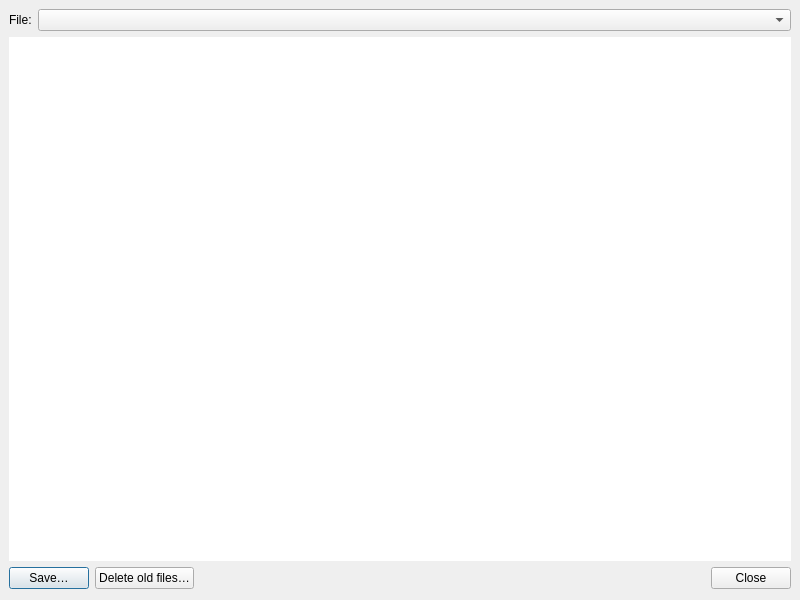
<?xml version="1.0" encoding="UTF-8"?>
<ui version="4.0">
 <class>LogFilesDialog</class>
 <widget class="QDialog" name="LogFilesDialog">
  <property name="geometry">
   <rect>
    <x>0</x>
    <y>0</y>
    <width>800</width>
    <height>600</height>
   </rect>
  </property>
  <property name="windowTitle">
   <string>Log files</string>
  </property>
  <layout class="QVBoxLayout" name="verticalLayout">
   <property name="leftMargin">
    <number>9</number>
   </property>
   <property name="topMargin">
    <number>9</number>
   </property>
   <property name="rightMargin">
    <number>9</number>
   </property>
   <item>
    <widget class="QWidget" name="widget" native="true">
     <layout class="QVBoxLayout" name="verticalLayout_3">
      <property name="leftMargin">
       <number>0</number>
      </property>
      <property name="topMargin">
       <number>0</number>
      </property>
      <property name="rightMargin">
       <number>0</number>
      </property>
      <property name="bottomMargin">
       <number>0</number>
      </property>
      <item>
       <layout class="QHBoxLayout" name="logFilesLayout">
        <item>
         <widget class="QLabel" name="logFilesLabel">
          <property name="text">
           <string>File:</string>
          </property>
         </widget>
        </item>
        <item>
         <widget class="QComboBox" name="logFilesComboBox">
          <property name="sizePolicy">
           <sizepolicy hsizetype="Preferred" vsizetype="Fixed">
            <horstretch>1</horstretch>
            <verstretch>0</verstretch>
           </sizepolicy>
          </property>
         </widget>
        </item>
       </layout>
      </item>
     </layout>
    </widget>
   </item>
   <item>
    <widget class="QPlainTextEdit" name="plainTextEdit">
     <property name="frameShape">
      <enum>QFrame::NoFrame</enum>
     </property>
     <property name="lineWrapMode">
      <enum>QPlainTextEdit::NoWrap</enum>
     </property>
     <property name="readOnly">
      <bool>true</bool>
     </property>
    </widget>
   </item>
   <item>
    <layout class="QHBoxLayout" name="horizontalLayout">
     <item>
      <widget class="QPushButton" name="saveButton">
       <property name="text">
        <string>Save…</string>
       </property>
      </widget>
     </item>
     <item>
      <widget class="QPushButton" name="deleteButton">
       <property name="text">
        <string>Delete old files…</string>
       </property>
      </widget>
     </item>
     <item>
      <spacer name="horizontalSpacer">
       <property name="orientation">
        <enum>Qt::Horizontal</enum>
       </property>
       <property name="sizeHint" stdset="0">
        <size>
         <width>40</width>
         <height>20</height>
        </size>
       </property>
      </spacer>
     </item>
     <item>
      <widget class="QPushButton" name="closeButton">
       <property name="text">
        <string>Close</string>
       </property>
      </widget>
     </item>
    </layout>
   </item>
  </layout>
 </widget>
 <resources/>
 <connections/>
</ui>
